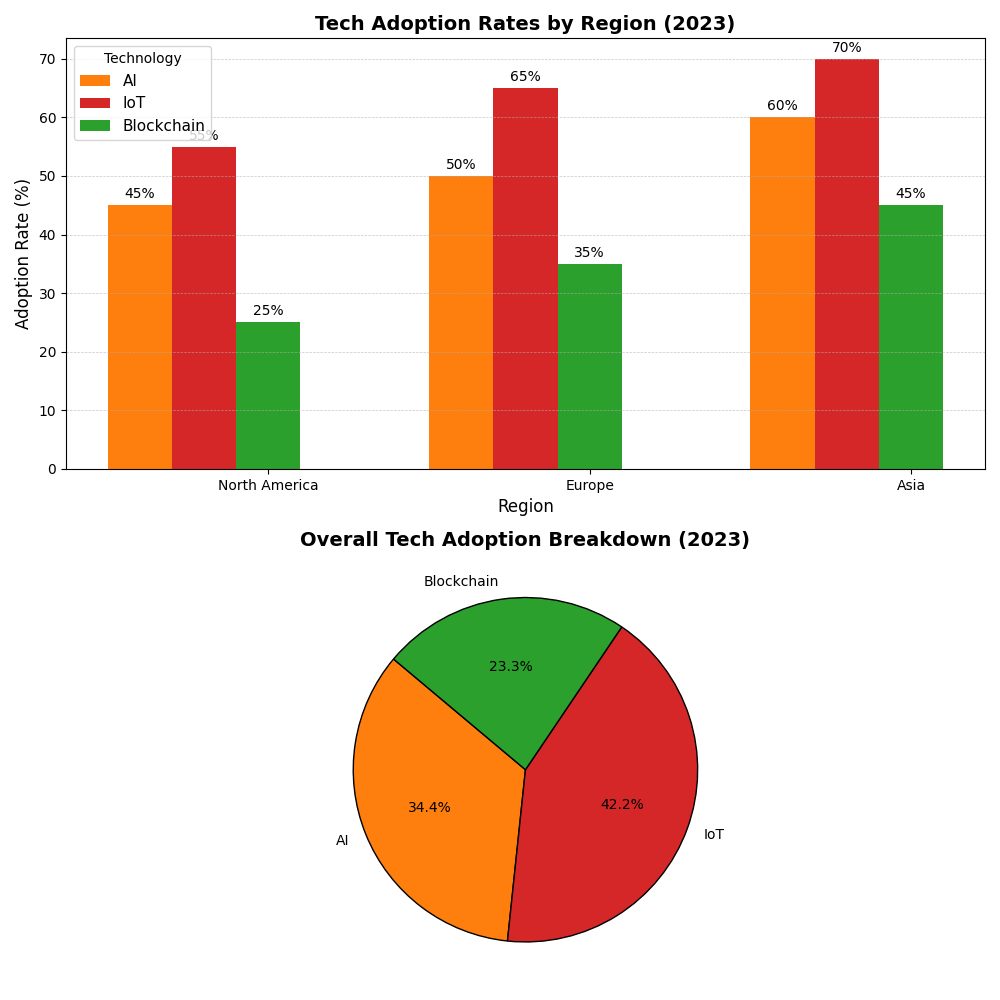

The script that drew this image:
import matplotlib.pyplot as plt
import numpy as np

regions = ['North America', 'Europe', 'Asia']
AI_adoption_rate = [45, 50, 60]
IoT_adoption_rate = [55, 65, 70]
Blockchain_adoption_rate = [25, 35, 45]

adoption_data = np.array([AI_adoption_rate, IoT_adoption_rate, Blockchain_adoption_rate])
technologies = ['AI', 'IoT', 'Blockchain']

fig, (ax1, ax2) = plt.subplots(2, 1, figsize=(10, 10))

sorted_indices = np.argsort(adoption_data, axis=1)
sorted_data = np.sort(adoption_data, axis=1)

sorted_regions = [[regions[i] for i in sorted_indices[j]] for j in range(len(sorted_indices))]

width = 0.2
colors = ['#ff7f0e', '#d62728', '#2ca02c']

for i in range(len(sorted_data)):
    indices = np.arange(len(sorted_regions[i])) + i * width
    ax1.bar(indices, sorted_data[i], width, label=technologies[i], color=colors[i])
    ax1.set_xticks(indices)
    ax1.set_xticklabels(sorted_regions[i])

ax1.set_title('Tech Adoption Rates by Region (2023)', fontsize=14, fontweight='bold')
ax1.set_xlabel('Region', fontsize=12)
ax1.set_ylabel('Adoption Rate (%)', fontsize=12)
ax1.legend(title='Technology', fontsize=11, loc='upper left')
ax1.yaxis.grid(True, linestyle='--', linewidth=0.5, alpha=0.7)

for i in range(len(sorted_data)):
    for j in range(len(sorted_data[i])):
        ax1.annotate(f'{sorted_data[i, j]}%',
                     xy=(j + i * width, sorted_data[i, j]),
                     xytext=(0, 3),
                     textcoords='offset points',
                     ha='center', va='bottom', fontsize=10)

total_adoption = np.sum(adoption_data, axis=1)
ax2.pie(total_adoption, labels=technologies, colors=colors, autopct='%1.1f%%', startangle=140,
        wedgeprops={'edgecolor': 'black', 'linewidth': 1})

ax2.set_title('Overall Tech Adoption Breakdown (2023)', fontsize=14, fontweight='bold')

plt.tight_layout()
plt.show()
